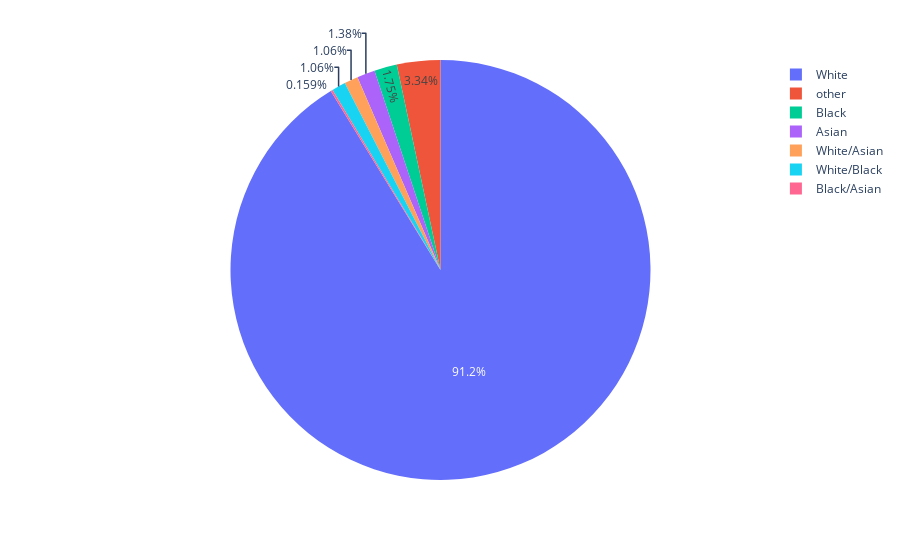

This figure's notebook cell:
### Code cell
px.pie(data_mod, names = 'Ethnicity')

### Figure 1 — Plotly figure (JSON) as saved in the notebook; plotly's stock layout.template omitted (floating-point values rounded to 4 significant figures; data arrays with more than 128 entries replaced by an {"elided": "..."} marker saying what was removed)
{"data": [{"domain": {"x": [0, 1], "y": [0, 1]}, "hovertemplate": "Ethnicity=%{label}<extra></extra>", "labels": {"elided": "1885 str values"}, "legendgroup": "", "name": "", "showlegend": true, "type": "pie"}], "layout": {"legend": {"tracegroupgap": 0}, "margin": {"t": 60}}}
